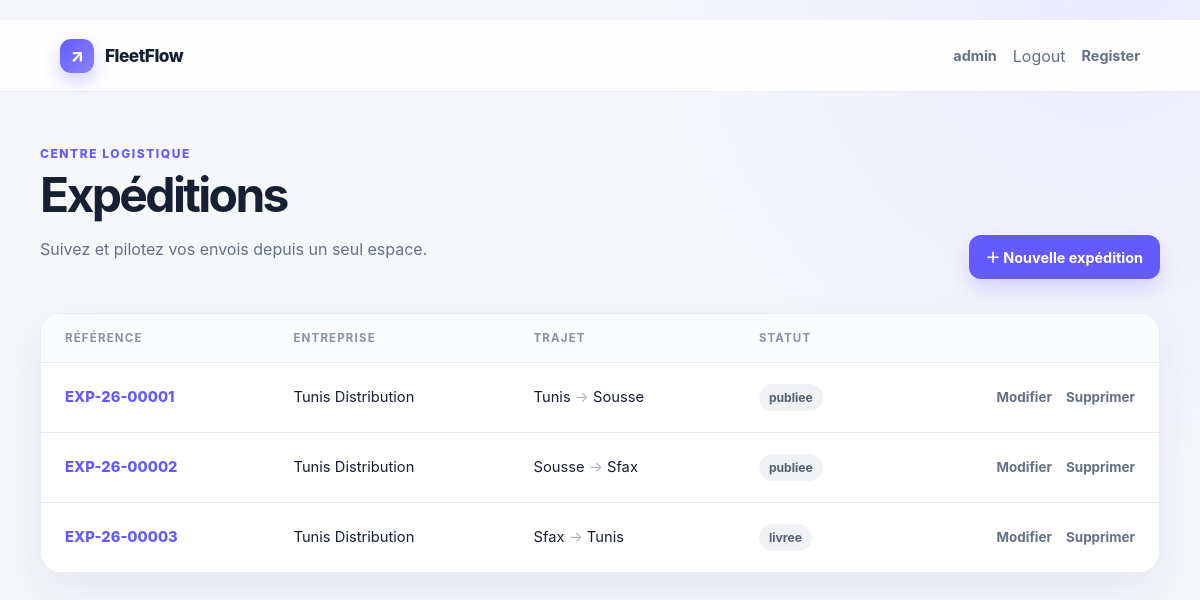
The page /expedition/list1/ (signed in) on the database as committed earlier.
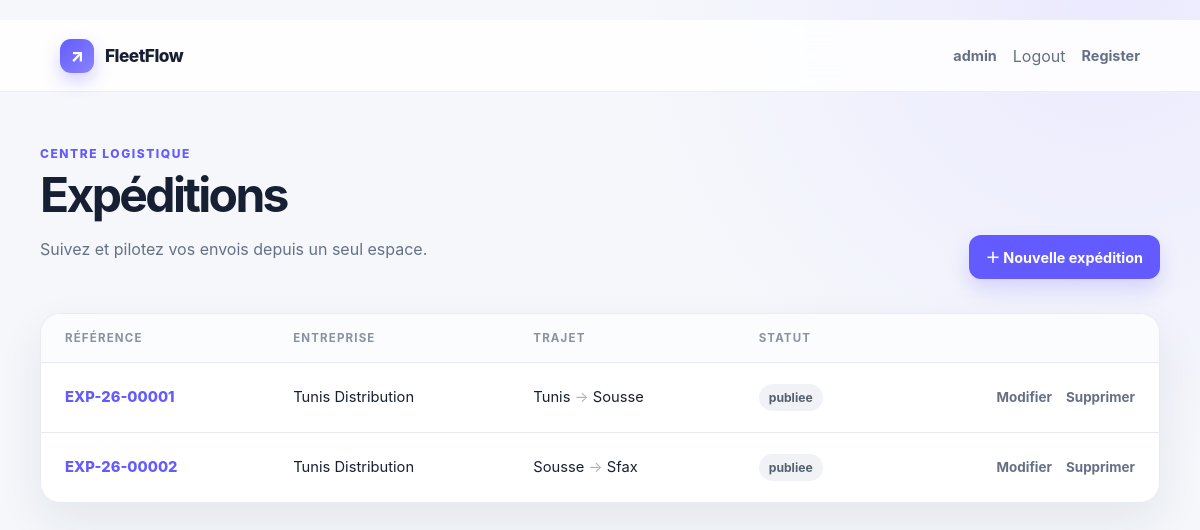
The same page on the database as committed later.
### ExpeditionApp/models.py (models this page shows, shortened)
class Expedition(models.Model):
    references= models.CharField(max_length=12,unique=True,editable=False,validators=[
        RegexValidator(regex=r'^EXP-\d{2}-\d{5}$',message="Le format doit être EXP-AA-NNNNN.")])
    ville_depart= models.CharField(max_length=100)
    ville_arrivee= models.CharField(max_length=100)
    poids_kg= models.DecimalField(max_digits=10, decimal_places=2,validators=[MinValueValidator(0.01,"Le poids doit être supérieur à 0")])
    date_souhaitee= models.DateField()
    description= models.TextField()
    status=models.CharField(max_length=20,choices=[
        ('p','publiee'),
        ('a','attribuee'),
        ('ec','en_cours'),
        ('l','livree'),
        ('ann','annulee')
    ], default='p')
    created_at = models.DateTimeField(auto_now_add=True)
    updated_at = models.DateTimeField(auto_now=True)
    entreprise = models.ForeignKey('EntrepriseApp.Entreprise', on_delete=models.CASCADE, related_name='expeditions')

### EntrepriseApp/models.py (models this page shows, shortened)
class Entreprise(models.Model):
    raison_sociale = models.CharField(max_length=200,blank=False, null=False )
    matricule_fiscale = models.CharField(max_length=17,unique=True, validators=[matricule_fiscale_validator])
    adresse = models.TextField(validators=[
        MinLengthValidator(20,"L'adresse ne peut pas pas avoir moins de 20 caractères"),
        MaxLengthValidator(400,"L'adresse ne peut pas pas avoir plus de 400 caractères")])
    type_entreprise = models.CharField(max_length=100,choices=[
        ('c','Chargeur'),
        ('t','Transporteur')])
    created_at = models.DateTimeField(auto_now_add=True)
    updated_at = models.DateTimeField(auto_now=True)
    gerant = models.OneToOneField(Utilisateur, on_delete=models.CASCADE, related_name='entreprise')
    def __str__(self):
        return self.raison_sociale

### ExpeditionApp/views.py (the view)
# urls.py: path('list1/', liste_expeditions.as_view(), name='list_class'),
class liste_expeditions(LoginRequiredMixin,ListView):
    model = Expedition
    template_name = 'expedition/list.html'
    context_object_name = 'list'

### Templates/expedition/list.html
﻿{% extends "base.html" %}{% block title %}Expéditions{% endblock %}{% block content %}
<div class="page-head">
  <div>
    <p class="eyebrow">Centre logistique</p>
    <h1>Expéditions</h1>
    <p class="subtle">Suivez et pilotez vos envois depuis un seul espace.</p>
  </div>
  <a class="button" href="{% url 'Expedition:create_expedition' %}"
    >＋ Nouvelle expédition</a
  >
</div>
<section class="card table-card">
  <div class="table-wrap">
    <table class="expedition-list">
      <thead>
        <tr>
          <th>Référence</th>
          <th>Entreprise</th>
          <th>Trajet</th>
          <th>Statut</th>
          <th></th>
        </tr>
      </thead>
      <tbody>
        {% for expedition in list %}
        <tr>
          <td>
            <a
              class="reference"
              href="{% url 'Expedition:detail_class' expedition.pk %}"
              >{{ expedition.references }}</a
            >
          </td>
          <td>{{ expedition.entreprise }}</td>
          <td>
            {{ expedition.ville_depart }}
            <span style="color: #aab2c1">→</span> {{ expedition.ville_arrivee }}
          </td>
          <td>
            <span class="status">{{ expedition.get_status_display }}</span>
          </td>
          <td>
            <div class="actions">
              <a
                class="action-link"
                href="{% url 'Expedition:update_expedition' expedition.pk %}"
                >Modifier</a
              ><a
                class="action-link delete"
                href="{% url 'Expedition:delete_class' expedition.pk %}"
                >Supprimer</a
              >
            </div>
          </td>
        </tr>
        {% empty %}
        <tr>
          <td class="empty" colspan="5">Aucune expédition trouvée.</td>
        </tr>
        {% endfor %}
      </tbody>
    </table>
  </div>
</section>
{% endblock %}

Rows that differ between the two databases and show on the page:
removed Expedition: references "EXP-26-00003", entreprise "Tunis Distribution", ville_depart "Sfax", ville_arrivee "Tunis", status "livree"
